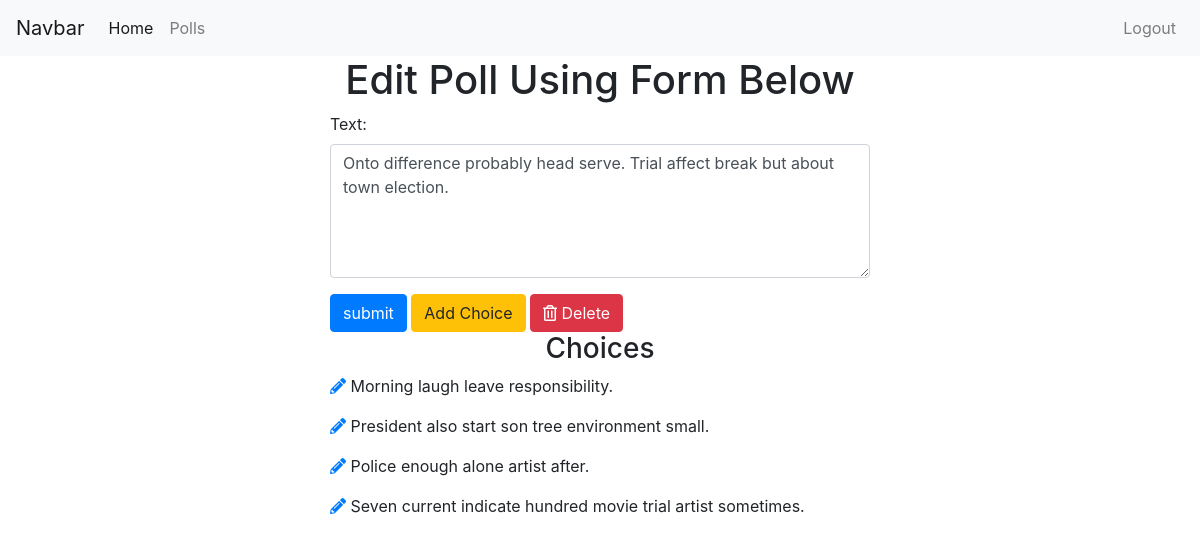
Screenshot of /polls/edit/3 (signed in) with the database file from the repository.
### polls/models.py (models this page shows, shortened)
class Poll(models.Model):
    owner = models.ForeignKey(User, on_delete=models.CASCADE, default=1)
    text = models.CharField(max_length=255)
    pub_date = models.DateField()

class Choice(models.Model):
    poll = models.ForeignKey(Poll, on_delete=models.CASCADE)
    choice_text = models.CharField(max_length=255)

### polls/views.py (the view)
# urls.py: path('edit/<int:poll_id>', views.edit_poll, name='edit_poll'),
@login_required
def edit_poll(request, poll_id):
    poll = get_object_or_404(Poll, id=poll_id)
    if request.user != poll.owner:
        return redirect('/')
    if request.method == "POST":
        form = EditPollForm(request.POST, instance=poll)
        if form.is_valid():
            form.save()
            messages.success(
                            request,
                            'Poll Edit Successfuly!',
                            extra_tags='alert alert-success alert-dismissible fade show'
                            )
            return redirect('polls:list')
    else:
        form = EditPollForm(instance=poll)
    return render(request, 'polls/edit_poll.html', {'form': form, 'poll': poll})

### polls/forms.py
class EditPollForm(forms.ModelForm):
    class Meta:
        model = Poll
        fields = ['text']
        widgets = {
            'text': forms.Textarea(attrs={"class": "form-control", "rows": 5, "cols": 20})
        }

### polls/templates/polls/edit_poll.html (shortened to what this page needs)
{% extends 'base.html' %}
{% block content %}
<div class="container">
        <h1 class="text-center">Edit Poll Using Form Below</h1>
        <div class="row">
            <div class="col-sm-6 offset-sm-3">
                <form action="" method="post">
                    {% for field in form %}
                    <div class="form-group">
                        {{ field.label_tag }}
                        {{ field }}
                    </div>
                    {% endfor %}
                    <input type="submit" value="submit" class="btn btn-primary">
                    <a href="{% url 'polls:add_choice' poll.id %}"
                        class="btn btn-warning">Add Choice</a>
                    <a href="{% url 'polls:poll_confirm_delete' poll.id %}"
                        class='btn btn-danger'>
                        <i class="far fa-trash-alt"></i> Delete
                    </a>
                </form>
                <h3 class="text-center">Choices</h3>
                {% for choice in poll.choice_set.all %}
                    <p>
                        <a href="{% url 'polls:edit_choice' choice.id %}"><i class="fas fa-pencil-alt"></i></a>
                        {{choice.choice_text}}
                    </p>
                {% endfor %}
            </div>
        </div>
    </div>
{% endblock %}

### rows the page displays
Poll: form "Onto difference probably head serve. Trial affect break but about town election."
Choice: choice_text "Morning laugh leave responsibility."
Choice: choice_text "President also start son tree environment small."
Choice: choice_text "Police enough alone artist after."
Choice: choice_text "Seven current indicate hundred movie trial artist sometimes."

### other values shown
{{ field.label_tag }} "Text:"
